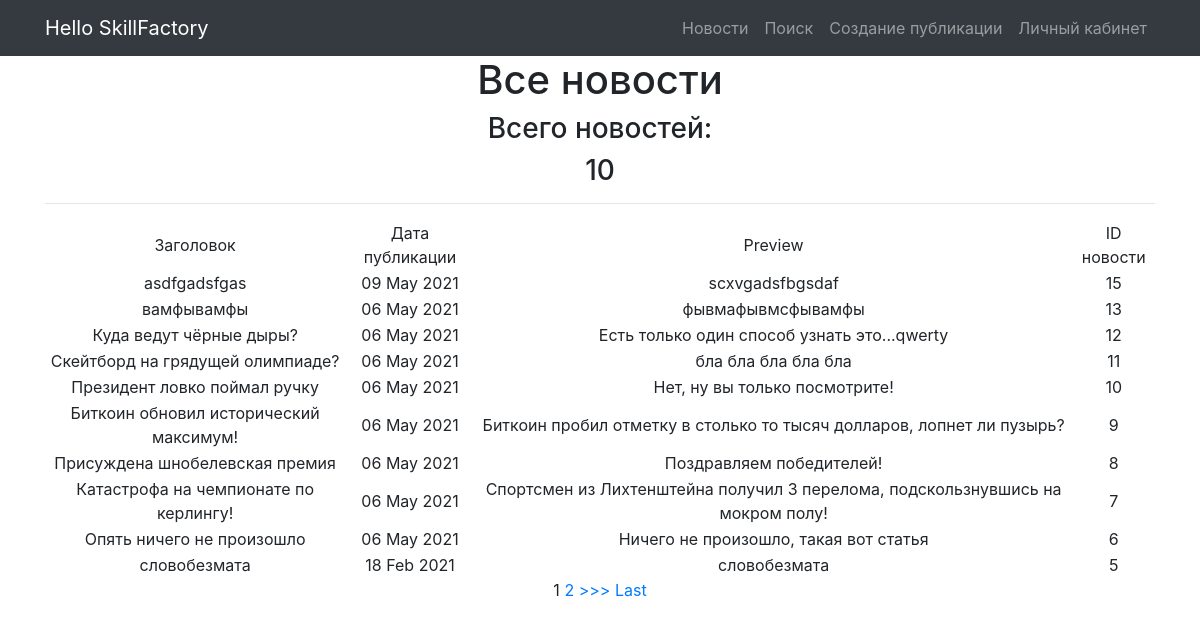
Page /news/ on the committed database.
### news/models.py (models this page shows, shortened)
class Post(models.Model):
    article = 'Article'
    news = 'News'
    POSITIONS = [
        (article, 'Статья'),
        (news, 'Новость')]
    author_post = models.ForeignKey(Author, on_delete=models.CASCADE)
    post_category = models.ManyToManyField(Category)
    post_type_select = models.CharField(max_length=32, choices=POSITIONS, default=news)
    post_heading = models.CharField(max_length=64)
    post_text = models.TextField()
    post_create_date = models.DateTimeField(auto_now_add=True)
    post_rating = models.IntegerField(default=0)

### news/views.py (the view)
# urls.py: path('', NewsList.as_view()),
class NewsList(ListView):
    template_name = 'flatpages/news.html'  # указываем имя шаблона, в котором будет лежать html, в котором будут все инструкции о том, как именно пользователю должны вывестись наши объекты
    context_object_name = 'news'  # это имя списка, в котором будут лежать все объекты, его надо указать, чтобы обратиться к самому списку объектов через html-шаблон
    queryset = Post.objects.all().values().order_by('-id')
    paginate_by = 10

### news/templatetags/_filters.py (called while the page is built)
@register.filter(name='censor')
def censor(value):
    arg = ['пидор', 'сука', 'ниггер']
    b = value.split(' ')
    for c in arg:
        for a in b:
            if a == c:
                b.remove(a)
    return ' '.join(b)

### templates/flatpages/news.html (shortened to what this page needs)
{% extends 'flatpages/default.html' %}
{% load _filters %}
{% block content %}
    <h1>Все новости</h1>
    <h3>Всего новостей:</h3>
    <h3>{{ news|length }}</h3>
    <hr>
    {% if news %}
        <table>
            <tr>
                <td>
                    Заголовок
                </td>
                <td>
                    Дата публикации
                </td>
                <td>
                    Preview
                </td>
                <td>
                    ID новости
                </td>
            </tr>
        {% for new in news %}
            <tr>
                <td>
                    {{ new.post_heading|censor }}
                </td>
                <td>
                    {{ new.post_create_date|date:'d M Y' }}
                </td>
                <td>
                    {{ new.post_text|truncatewords:20|censor }}
                </td>
                <td>
                    {{new.id }}
                </td>
            </tr>
        {% endfor %}
        </table>
    {% else %}
        <h2>Новостей нет!</h2>
    {% endif %}
{% if is_paginated %}
    {% for num in page_obj.paginator.page_range %}
        {% if page_obj.number == num %}
            <a>{{ num }}</a>
        {% elif num > page_obj.number|add:'-3' and num < page_obj.number|add:'3' %}
            <a href="?page={{ num }}">{{ num }}</a>
        {% endif %}
    {% endfor %}
    {% if page_obj.has_next %}
        <a href="?page={{ page_obj.next_page_number }}">>>></a>
        <a href="?page={{ page_obj.paginator.num_pages }}">Last</a>
    {% endif %}
{% endif %}
{% endblock content %}

### rows in the picture
Post: post_heading|censor "asdfgadsfgas", post_create_date "09 May 2021", post_text|censor "scxvgadsfbgsdaf", id "15"
Post: post_heading|censor "вамфывамфы", post_create_date "06 May 2021", post_text|censor "фывмафывмсфывамфы", id "13"
Post: post_heading|censor "Куда ведут чёрные дыры?", post_create_date "06 May 2021", post_text|censor "Есть только один способ узнать это...qwerty", id "12"
Post: post_heading|censor "Скейтборд на грядущей олимпиаде?", post_create_date "06 May 2021", post_text|censor "бла бла бла бла бла", id "11"
Post: post_heading|censor "Президент ловко поймал ручку", post_create_date "06 May 2021", post_text|censor "Нет, ну вы только посмотрите!", id "10"
Post: post_heading|censor "Биткоин обновил исторический максимум!", post_create_date "06 May 2021", post_text|censor "Биткоин пробил отметку в столько то тысяч долларов, лопнет ли пузырь?", id "9"
Post: post_heading|censor "Присуждена шнобелевская премия", post_create_date "06 May 2021", post_text|censor "Поздравляем победителей!", id "8"
Post: post_heading|censor "Катастрофа на чемпионате по керлингу!", post_create_date "06 May 2021", post_text|censor "Спортсмен из Лихтенштейна получил 3 перелома, подскользнувшись на мокром полу!", id "7"
Post: post_heading|censor "Опять ничего не произошло", post_create_date "06 May 2021", post_text|censor "Ничего не произошло, такая вот статья", id "6"
Post: post_heading|censor "словобезмата", post_create_date "18 Feb 2021", post_text|censor "словобезмата", id "5"

### other values in the picture
{{ news|length }} "10"
{{ num }} "1"
{{ num }} "2"
